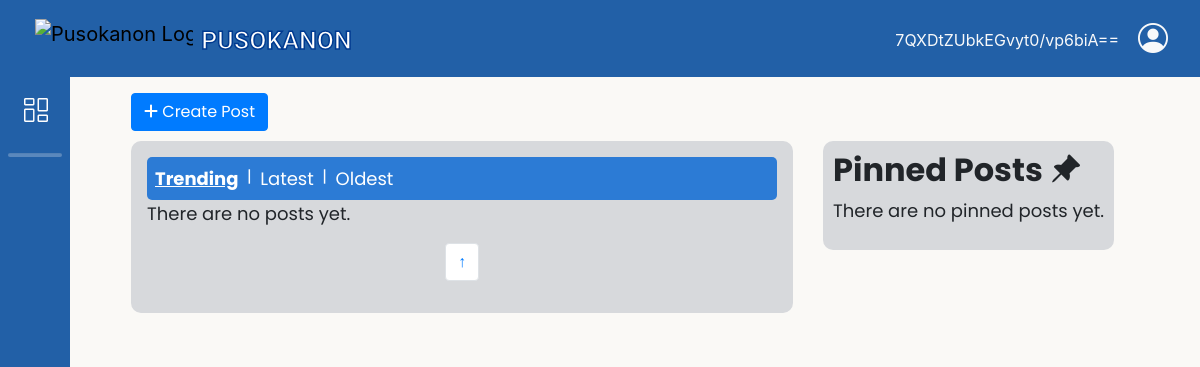
Page /adminbejo/Post-Announcements.php (signed in) on the earlier database version.
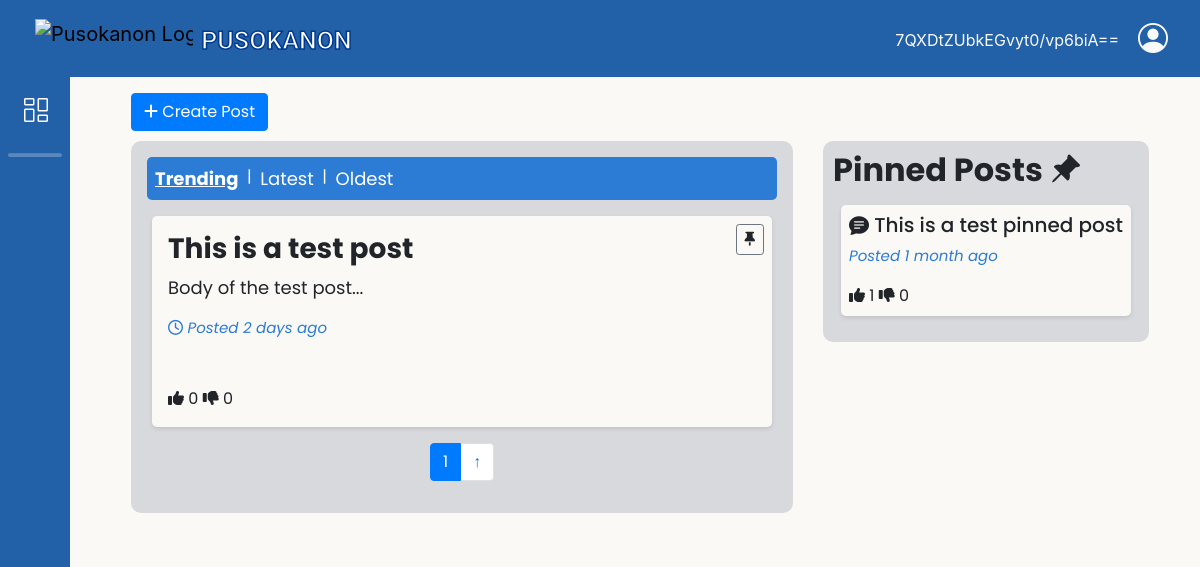
Same page on the later database version.
### tables this page shows
CREATE TABLE `announcement_posts` (
  `post_id` int(11) NOT NULL,
  `staff_id` int(11) NOT NULL,
  `title` varchar(255) NOT NULL,
  `content` text NOT NULL,
  `created_at` timestamp NOT NULL DEFAULT current_timestamp(),
  `pinned` tinyint(1) NOT NULL DEFAULT 0,
  `upvotes` int(11) DEFAULT 0,
  `downvotes` int(11) DEFAULT 0
);

### db/DBconn.php (called while the page is built, shortened)
<?php
function fetchPinnedPosts($pdo, $limit = 5) {
    $query = "SELECT p.*
              FROM announcement_posts p
              WHERE p.pinned = 1
              ORDER BY p.created_at DESC
              LIMIT :limit";
    $stmt = $pdo->prepare($query);
    $stmt->bindParam(':limit', $limit, PDO::PARAM_INT);
    $stmt->execute();
    return $stmt->fetchAll();
}
function fetchPosts($pdo, $sort, $offset, $postsPerPage) {
    switch ($sort) {
        case 'trending':
        default:
            $orderBy = "(p.upvotes - p.downvotes) DESC, p.created_at DESC";
            break;
    }
    $query = "SELECT p.*
              FROM announcement_posts p
              WHERE p.pinned = 0
              ORDER BY $orderBy
              LIMIT :offset, :postsPerPage";
    $stmt = $pdo->prepare($query);
    $stmt->bindParam(':offset', $offset, PDO::PARAM_INT);
    $stmt->bindParam(':postsPerPage', $postsPerPage, PDO::PARAM_INT);
    $stmt->execute();
    return $stmt->fetchAll();
}
function getTotalPosts($pdo) {
    $query = "SELECT COUNT(*) FROM announcement_posts WHERE pinned = 0";
    return $pdo->query($query)->fetchColumn();
}

### adminbejo/Post-Announcements.php (the view, shortened to what the changed rows need)
<?php
include 'headerAdmin.php';
include '../db/DBconn.php';
$sort = isset($_GET['sort']) ? $_GET['sort'] : 'trending';
$pinnedPosts = fetchPinnedPosts($pdo);
$page = isset($_GET['page']) ? (int)$_GET['page'] : 1;
$postsPerPage = 5;
$offset = ($page - 1) * $postsPerPage;
$posts = fetchPosts($pdo, $sort, $offset, $postsPerPage);
$totalPosts = getTotalPosts($pdo);
$totalPages = ceil($totalPosts / $postsPerPage);
function time_elapsed_string($datetime, $full = false) {
    $now = new DateTime;
    $ago = new DateTime($datetime);
    $diff = $now->diff($ago);
    $diff->w = floor($diff->d / 7);
    $diff->d -= $diff->w * 7;
    $string = array(
        'y' => 'year',
        'm' => 'month',
        'w' => 'week',
        'd' => 'day',
        'h' => 'hour',
        'i' => 'minute',
        's' => 'second',
    );
    foreach ($string as $k => &$v) {
        if ($diff->$k) {
            $v = $diff->$k . ' ' . $v . ($diff->$k > 1 ? 's' : '');
        } else {
            unset($string[$k]);
        }
    }
    if (!$full) $string = array_slice($string, 0, 1);
    return $string ? implode(', ', $string) . ' ago' : 'just now';
}
?>
<link rel="stylesheet" href="css/Post-Announcements.css">
<div class="container fluid d-flex justify-content-center">
    <section class="main">
        <div class="row">
            <div class="col-8">
                <div class="Posts p-3">
                    <div class="sort-container px-2 py-2">
                        <a href="?sort=trending" class="trending-button <?php echo $sort === 'trending' ? 'active' : ''; ?>">Trending</a>  &nbsp; | &nbsp;
                        <a href="?sort=latest" class="latest-button <?php echo $sort === 'latest' ? 'active' : ''; ?>">Latest</a>  &nbsp; | &nbsp;
                        <a href="?sort=oldest" class="oldest-button <?php echo $sort === 'oldest' ? 'active' : ''; ?>">Oldest</a>
                    </div>
                    <?php if (!empty($posts)): ?>
                        <?php foreach ($posts as $post): ?>
                            <a href="View-Post.php?id=<?php echo $post['post_id']; ?>">
                                <div class="Post position-relative  my-3 px-3 py-3">
                                    <form action="phpConn/pin_post.php" method="POST">
                                        <button class="btn btn-sm btn-outline-secondary position-absolute top-0 end-0 mt-2 me-2" value="1" name="Pinpost" title="Pin post">
                                            <i class="fa-solid fa-thumbtack reactions"></i>
                                        </button>
                                    </form>
                                    <h3 class="fw-bold"><?php echo htmlspecialchars($post['title']); ?></h3>
                                    <p><?php echo substr(htmlspecialchars($post['content']), 0, 100) . '...'; ?></p>
                                    <p class="posted"><i class="far fa-clock"></i> Posted <?php echo time_elapsed_string($post['created_at']); ?></p>
                                    <div class="mt-5">
                                        <i class="fa-solid fa-thumbs-up reactions"></i>
                                        <span class="reactions"><?php echo $post['upvotes']; ?></span>
                                        <i class="fa-solid fa-thumbs-down reactions"></i>
                                        <span class="reactions"><?php echo $post['downvotes']; ?></span>
                                    </div>
                                </div>
                            </a>
                        <?php endforeach; ?>
                    <?php else: ?>
                        <p class="no-post-message">There are no posts yet.</p>
                    <?php endif; ?>
                    <nav aria-label="Post page navigation">
                        <ul class="pagination justify-content-center">
                            <?php for ($i = max(1, $page - 2); $i <= min($totalPages, $page + 2); $i++): ?>
                                <li class="page-item <?php echo $i === $page ? 'active' : ''; ?>">
                                    <a class="page-link" href="?sort=<?php echo $sort; ?>&page=<?php echo $i; ?>">
                                        <?php echo $i; ?>
                                    </a>
                                </li>
                            <?php endfor; ?>
                        </ul>
                    </nav>
                </div>
            </div>
            <div class="col-4">
                <div class="Pinned-Posts">
                    <h2 class="fw-bold">Pinned Posts <i class="bi bi-pin-angle-fill"></i></h2>
                    <?php if (!empty($pinnedPosts)): ?>
                        <?php foreach ($pinnedPosts as $pinnedPost): ?>
                            <a href="View-Post.php?id=<?php echo $pinnedPost['post_id']; ?>">
                                <div class="Pinned-Post my-3 mx-2 px-2 py-2">
                                    <h5 class="post-title"><i class="bi bi-chat-text-fill"></i> <?php echo htmlspecialchars($pinnedPost['title']); ?></h5>
                                    <p class="posted">Posted <?php echo time_elapsed_string($pinnedPost['created_at']); ?></p>
                                    <div>
                                        <i class="fa-solid fa-thumbs-up reactions"></i>
                                        <span class="reactions"><?php echo $pinnedPost['upvotes']; ?></span>
                                        <i class="fa-solid fa-thumbs-down reactions"></i>
                                        <span class="reactions"><?php echo $pinnedPost['downvotes']; ?></span>
                                    </div>
                                </div>
                            </a>
                        <?php endforeach; ?>
                    <?php else: ?>
                        <p class="no-pinned-message">There are no pinned posts yet.</p>
                    <?php endif; ?>
                </div>
            </div>
        </div>
    </section>
</div>
<?php include 'footerAdmin.php'; ?>

Differences in the rows shown:
added announcement_posts: title "This is a test post", content "Body of the test post", created_at "2 days ago", upvotes "0", downvotes "0"
added announcement_posts: title "This is a test pinned post", created_at "1 month ago", upvotes "1", downvotes "0", shown under "Pinned Posts"
Other differences:
new list line: "1"
text no longer shown: "There are no posts yet. There are no pinned posts yet."
